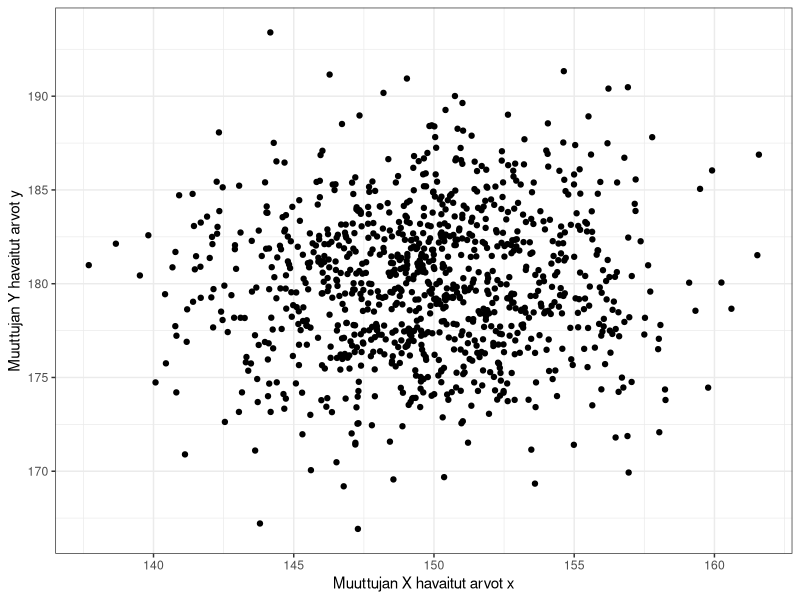
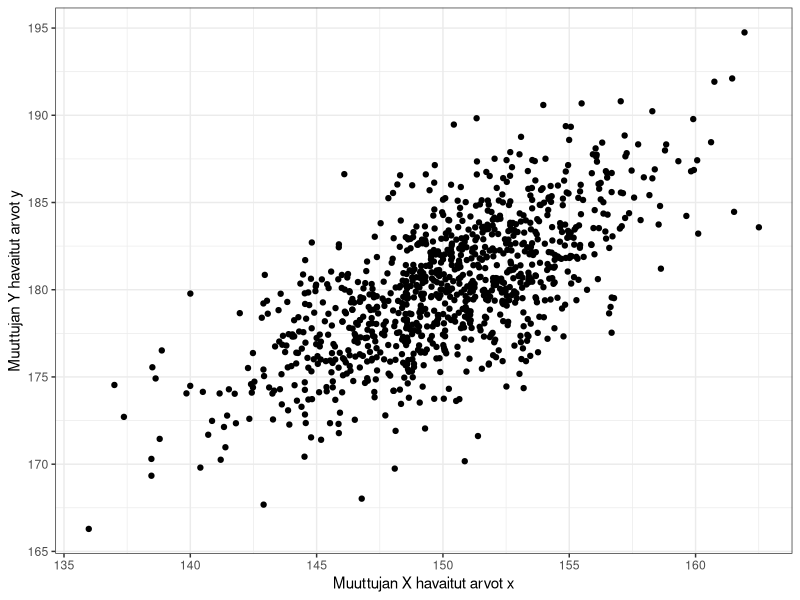

These figures' R source, in order:
## ---- chunk 1
library(tidyverse, ggplot2)
## ---- chunk 2
plotdata = data.frame(MASS::mvrnorm(n = 1000, mu = c(150, 180), Sigma = matrix(c(15, 0, 0, 15), nrow = 2, byrow = T)))
theme_set(theme_bw())
ggplot2::ggplot(plotdata) + ggplot2::geom_point(aes(x = X1, y = X2)) + xlab("Muuttujan X havaitut arvot x") + ylab("Muuttujan Y havaitut arvot y")
## ---- chunk 3
plotdata = data.frame(MASS::mvrnorm(n = 1000, mu = c(150, 180), Sigma = matrix(c(15, 10, 10, 15), nrow = 2, byrow = T)))
ggplot2::ggplot(plotdata) + ggplot2::geom_point(aes(x = X1, y = X2)) + xlab("Muuttujan X havaitut arvot x") + ylab("Muuttujan Y havaitut arvot y")
